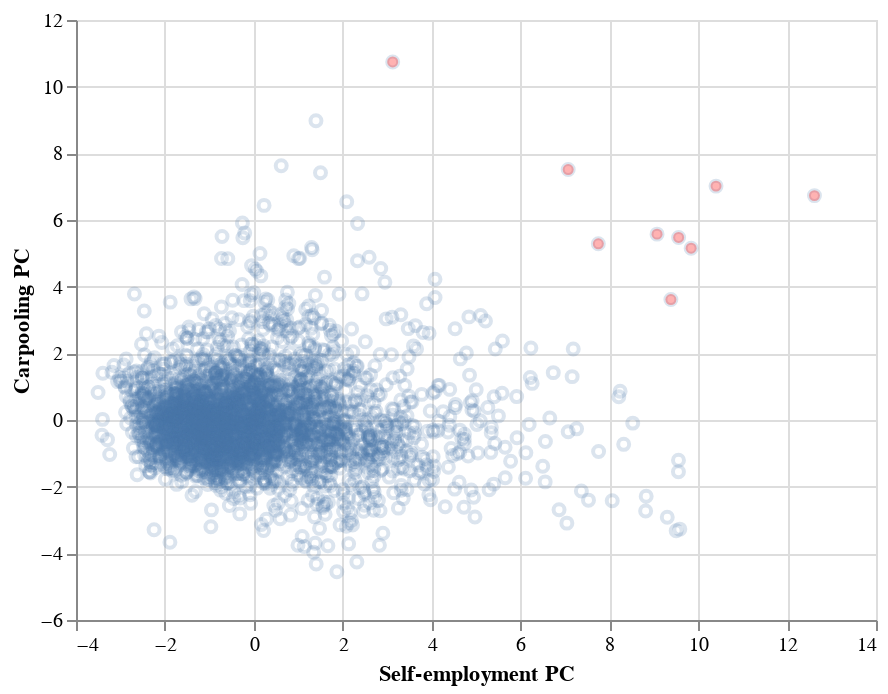

This figure's notebook cell:
### Markdown cell above
Notice that there's a large jump from about 10 to about 13 (you could compare this with the typical jump using `.diff()` if you're curious); so we'll take 12 as the cutoff value. The plot below shows that this cutoff captures the points of interest.

### Code cell
# store outlying rows using cutoff
outliers = projected_data[(projected_data.PC2 + projected_data.PC4) > 12]

# plot outliers in red
pts = alt.Chart(outliers).mark_circle(
    color = 'red',
    opacity = 0.3
).encode(
    x = 'PC2',
    y = 'PC4'
)

# layer
scatter + pts

### Figure 1 — Vega-Lite specification as saved in the notebook (floating-point values rounded to 4 significant figures; data arrays with more than 128 entries replaced by an {"elided": "..."} marker saying what was removed)
{"config": {"view": {"continuousWidth": 400, "continuousHeight": 300}}, "layer": [{"data": {"name": "data-9ec8cf41e9a3cb60e572d43020051a79"}, "mark": {"type": "point", "opacity": 0.2}, "encoding": {"x": {"field": "PC2", "title": "Self-employment PC", "type": "quantitative"}, "y": {"field": "PC4", "title": "Carpooling PC", "type": "quantitative"}}}, {"data": {"name": "data-745b6dcff3c260fd55e7c6dd7b2545eb"}, "mark": {"type": "circle", "color": "red", "opacity": 0.3}, "encoding": {"x": {"field": "PC2", "type": "quantitative"}, "y": {"field": "PC4", "type": "quantitative"}}}], "$schema": "https://vega.github.io/schema/vega-lite/v4.17.0.json", "datasets": {"data-9ec8cf41e9a3cb60e572d43020051a79": {"elided": "3218 records"}, "data-745b6dcff3c260fd55e7c6dd7b2545eb": [{"PC1": -1.348, "PC2": 3.125, "PC3": -1.248, "PC4": 10.74, "State": "Alaska", "County": "Aleutians East Borough"}, {"PC1": 3.407, "PC2": 9.073, "PC3": 4.395, "PC4": 5.576, "State": "Alaska", "County": "Bethel Census Area"}, {"PC1": 1.513, "PC2": 7.753, "PC3": 3.705, "PC4": 5.287, "State": "Alaska", "County": "Dillingham Census Area"}, {"PC1": 5.828, "PC2": 12.61, "PC3": 5.395, "PC4": 6.732, "State": "Alaska", "County": "Kusilvak Census Area"}, {"PC1": 0.9435, "PC2": 10.4, "PC3": 3.812, "PC4": 7.017, "State": "Alaska", "County": "Lake and Peninsula Borough"}, {"PC1": 2.883, "PC2": 9.841, "PC3": 3.774, "PC4": 5.153, "State": "Alaska", "County": "Nome Census Area"}, {"PC1": 2.398, "PC2": 7.074, "PC3": 3.029, "PC4": 7.514, "State": "Alaska", "County": "North Slope Borough"}, {"PC1": 3.128, "PC2": 9.559, "PC3": 4.165, "PC4": 5.477, "State": "Alaska", "County": "Northwest Arctic Borough"}, {"PC1": 2.271, "PC2": 9.385, "PC3": 2.504, "PC4": 3.613, "State": "Alaska", "County": "Yukon-Koyukuk Census Area"}]}}
